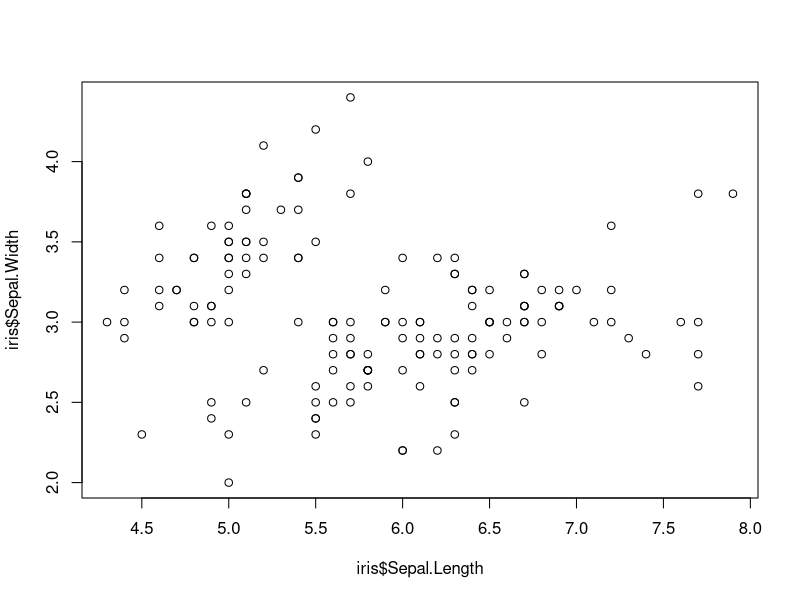
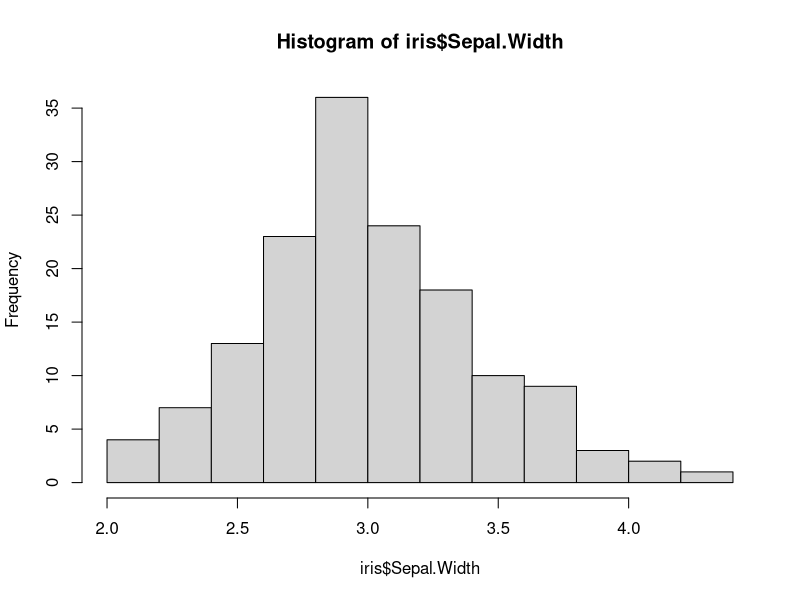

The R script that drew these images, in order:
## ---- chunk 1
#| include: false

library(knitr)

iris <- iris

## ---- chunk 2
#| label: fig-iris-scatter
#| fig-cap: iris bill length and depth

plot(iris$`Sepal.Length`,
     iris$`Sepal.Width`)
## ---- chunk 3
#| label: fig-iris-histogram
#| fig-cap: iris histogram

hist(iris$`Sepal.Width`)
## ---- chunk 4
#| label: tbl-iris
#| tbl-cap: iris summary

with(iris, 
     table(species = Species, 
           ceiling(`Sepal.Length`)
    ))
